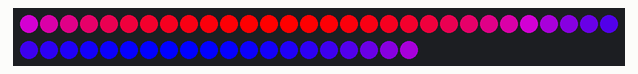
Simulated run of this sketch. Board: Arduino Uno, built with avr-gcc and run on an emulated ATmega328P. On the bench: 50 RGB LEDs in strip order, left to right, continuing on the next row.

Above: at 0.02 s.
At 4.95 s:
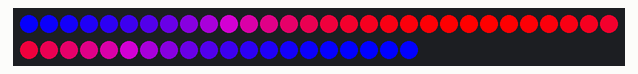
At 9.87 s:
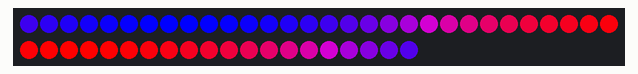
At 19.86 s:
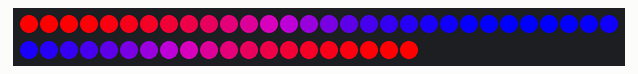
At 29.85 s:
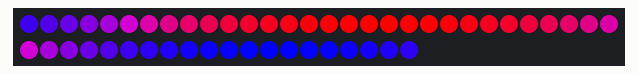
At 39.83 s:
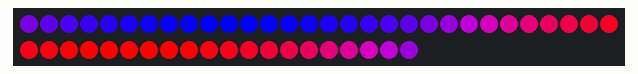

The sketch:

test_LED_strip.ino
```cpp
// https://github.com/FastLED/FastLED
#include <FastLED.h>

#define LED_PIN     7
#define NUM_LEDS    50

CRGB leds[NUM_LEDS];

void setup() {
  FastLED.addLeds<WS2812, LED_PIN, GRB>(leds, NUM_LEDS);
}

// time in milliseconds
float t = 0;
const float dt = 50;
const int period = 2000;
const float pi = acos(-1);
const float omega = 2 * pi / period;

// [0.0, 1.0] -> [0, 255]
int color(float x) {
  return max(0, min(255, trunc(256.0 * x)));
}

void loop() {
  for (int i = 0; i < NUM_LEDS; i++) {
    float led_phase = i * (2 * pi / NUM_LEDS);
    float red = 0.5 + sin(omega * t + led_phase)/2;
    float green = 0;
    float blue = 0.5 + sin(omega * t + pi + led_phase)/2;
    leds[i] = CRGB(color(red), color(green), color(blue));
  }
  FastLED.show();

  delay(dt);
  t = t + dt;
}
```
